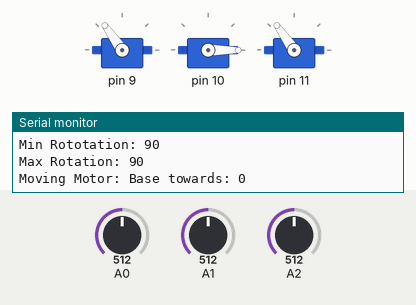
Recording of a sketch running on a simulated Arduino Uno, built with avr-gcc and run on an emulated ATmega328P. Parts: 3 × servo, the last lines printed to the serial monitor. The test bench sets the inputs (shaded band); at power-on: A0 = 512, A1 = 512, A2 = 512.

Above: at 15.05 s.
At 18.0 s:
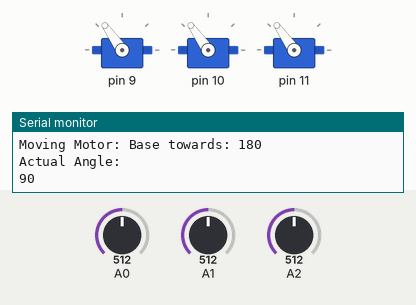
Timing chart, 0 to 18.5 s (numbered marks = the images above):
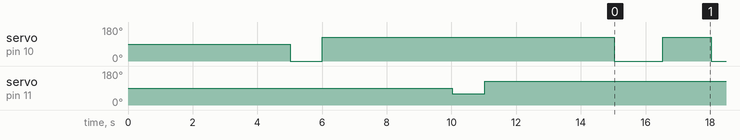

The sketch:

ArmbotJr_DFR_servos.ino
```cpp
#include <Servo.h>
#include <SPI.h>
#include <Wire.h>

struct ServoConfig {
  char name[20];  // Added field for name, assuming a maximum length of 20 characters
  int PWM_pin;
  int Feedback_Pin;
  int minDegree;
  int maxDegree;
  int minFeedback;
  int maxFeedback;

  ServoConfig(const char* servo_name, int pwm, int feedback, int min_deg, int max_deg)
    : PWM_pin(pwm), Feedback_Pin(feedback), minDegree(min_deg), maxDegree(max_deg), minFeedback(0), maxFeedback(1023) {
      strncpy(name, servo_name, sizeof(name));
      name[sizeof(name) - 1] = '\0';  // Null-terminate in case the input string was too long
  }
};


ServoConfig Base_conf("Base", 9, A0, 0, 180);
ServoConfig J1_conf("J1", 10, A1, 0, 180);
ServoConfig JX_conf("JX", 11, A2, 90, 180);

Servo Base;
Servo J1;
Servo JX;


int DFR_min = 2505;
int DFR_max = 495;


// This function calibrates a servo motor using a ServoConfig struct.
void calibrate(Servo &servo, ServoConfig config)
{
  // Attach the servo to its PWM pin
  servo.attach(config.PWM_pin, DFR_min, DFR_max);
  Serial.print("Calibrating Joint Servo: ");
  Serial.println(config.name);

  servo.writeMicroseconds(inMicro(config.minDegree));
  delay(1000);
  config.minFeedback = analogRead(config.Feedback_Pin);  // Update the config
  Serial.println("Actual Min: ");
  Serial.println(getPos(config));

  servo.writeMicroseconds(inMicro(config.maxDegree));
  delay(1000);
  config.maxFeedback = analogRead(config.Feedback_Pin);  // Update the config
  Serial.println("Actual Max: ");
  Serial.println(getPos(config));

  // Output calibration results
  Serial.println("Motor Calibrated!!!");
  Serial.print("Min Rototation: ");
  Serial.println(config.minDegree);
  Serial.print("Max Rotation: ");
  Serial.println(config.minDegree);

  delay(3000);  // Wait for 3 seconds before proceeding
}


void moveTo(Servo &servo, ServoConfig config, int goal){
  if(goal > config.maxDegree || goal < config.minDegree){
    Serial.println("OUT OF BOUNDS");
    return;
  }
  Serial.print("Moving Motor: ");
  Serial.print(config.name);
  Serial.print(" towards: ");
  Serial.println(goal);

  goal = inMicro(goal);
  J1.writeMicroseconds(goal);
    delay(1000);
  Serial.println("Actual Angle: ");
  Serial.println(getPos(config));
    delay(500);
}

int inDeg(int in){
  return abs(map(in, 495, 2505, 0, 270));
}
int inMicro(int in){
  return abs(map(in, 0, 270, 495, 2505));
}
int getPos(const ServoConfig& config) {
  return abs(map(analogRead(config.Feedback_Pin), config.minFeedback, config.maxFeedback, config.minDegree, config.maxDegree));
}


void setup()
{

Serial.begin(9600);
calibrate(Base, Base_conf);
calibrate(J1, J1_conf);
calibrate(JX, JX_conf);

}


void loop()
{

moveTo(Base, Base_conf, 0);
moveTo(Base, Base_conf, 180);


}
```

Measured:
- by itself, servo on pin 10: goes 0° 1.0 s, 125° 9.0 s, 8 × (0° 1.5 s, 125° 1.5 s), then 0°
